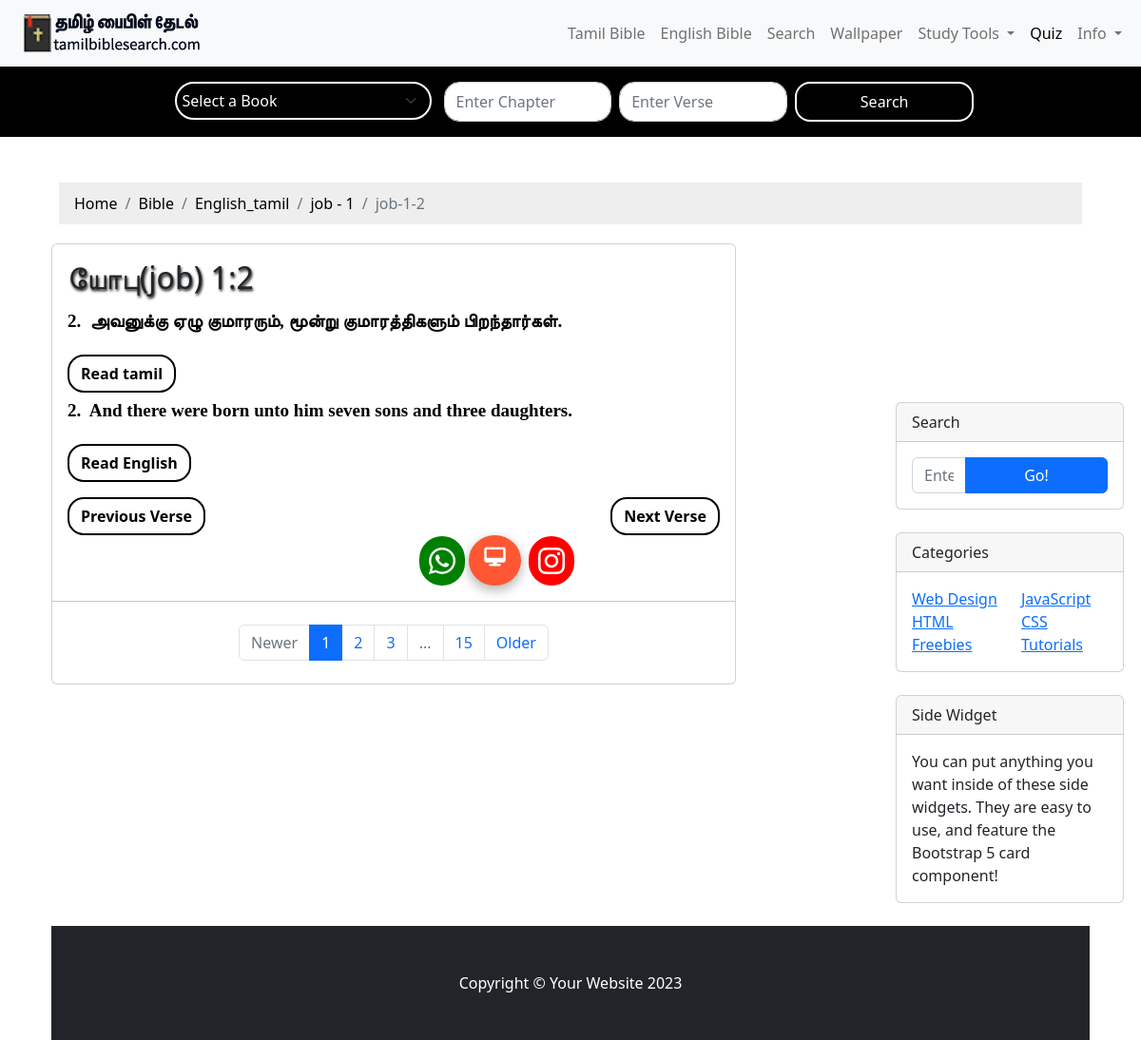
The page /englishtamil/job/1/2 on the database its author committed.
### myapp/models.py (models this page shows)
class BibleDb(models.Model):
    book = models.CharField(max_length=100)
    bookname = models.CharField(max_length=100)
    tamilname = models.CharField(max_length=10)
    chapter = models.CharField(max_length=100)  # Format "1:1", "2:10", etc.
    versecount = models.CharField(max_length=100)
    verse = models.TextField()
    kjv = models.TextField()

### myapp/views.py (the view)
# urls.py: path('englishtamil/<str:bookname>/<str:chapter>/<str:versecount>',views.verse_detail3,name='verse_detail3'),
def verse_detail3(request, bookname, chapter, versecount):
    print('test3')    # Get the Tamil book name for display
    tamilbook = BibleDb.objects.filter(bookname=bookname).first()
    book = tamilbook.tamilname
    bookname = bookname
    chapter = chapter
    versecount = versecount  # Ensure versecount is treated as an integer
    current_verse = get_object_or_404(BibleDb, bookname=bookname, chapter=chapter, versecount=versecount)
    previous_verse = BibleDb.objects.filter(id__lt=current_verse.id,bookname=bookname, chapter=chapter).order_by('-id').first()
    next_verse = BibleDb.objects.filter(id__gt=current_verse.id,bookname=bookname, chapter=chapter).order_by('id').first()
    old_test = OldTestamentBook.objects.all()
    new_test = NewTestamentBook.objects.all()
    bookschapter = [i.booknametamil for i in old_test] + [j.booknametamil for j in new_test]
    verse_details = BibleDb.objects.filter(bookname=bookname, chapter=chapter, versecount=versecount)
    breadcrumbs = [
        {'name': 'Home', 'url': '/'},
        {'name': 'Bible', 'url': '/tamil/'},
        {'name':'English_tamil','url':f'/english/{bookname}/{chapter}/'},
        {'name': f'{bookname} -  {chapter}', 'url': f'/englishh/{bookname}/{chapter}/'},
        {'name':f'{bookname}-{chapter}-{versecount}','url':None },
    ]
    return render(request, 'verse_detail3.html', {
        "verse_details": verse_details,
        "bookschapter": bookschapter,
        'books': BibleDb.objects.values('bookname').distinct(),
        "book": book,
        "bookname": bookname,
        "chapter": chapter,
        "versecount": versecount,
        "previous_verse": previous_verse,
        "next_verse": next_verse,
        "breadcrumbs": breadcrumbs,
    })

### myapp/templates/verse_detail3.html (shortened to what this page needs)
{% extends 'base_english.html' %}
{% load static %}
{% block content %}
<!DOCTYPE html>
<html lang="en">
<head>
    <link rel="stylesheet" href="https://cdnjs.cloudflare.com/ajax/libs/font-awesome/6.7.1/css/all.min.css"
 />
    <link href="css/styles.css" rel="stylesheet" />
</head>
<body>
    <div class="container mt-4">
        <nav aria-label="breadcrumb">
         <ol class="breadcrumb" style="padding: 10px 16px;
         list-style: none;
         background-color: #eee;
         margin: 20px;">
             {% for crumb in breadcrumbs %}
                 {% if crumb.url %}
                     <li class="breadcrumb-item">
                         <a href="{{ crumb.url }}" style="text-decoration: none;color: black;">{{ crumb.name }}</a>
                     </li>
                 {% else %}
                     <li class="breadcrumb-item active" aria-current="page">{{ crumb.name }}</li>
                 {% endif %}
             {% endfor %}
         </ol>
     </nav>
    <div class="container">
        <div class="row">
            <div class="col-lg-8">
                <div class="card mb-4">
                    <div class="card-body">
                        <h2 class="card-title" style="text-shadow: 1px 2px 3px #0a0700;">{{ book }}({{bookname}}) {{ chapter }}:{{versecount}}</h2>
                        {% for verse in verse_details %}
                        <p class="card-text" style="font-size: 19px;">
                            {{ verse.versecount }}.&nbsp; {{ verse.verse }}
                        </p>
                        {% endfor %}
                        <a href="{% url 'verse_detail' bookname chapter versecount %}" class="btn btn-primary"
                            style="border-radius: 17px;
                              background-color: white;
                              color: black;
                              border: 2px solid black;
                              font-weight: 600;"> Read tamil</a>
                        <br>
                        {% for verse in verse_details %}
                        <p class="card-text" style="font-size: 19px;">
                            {{ verse.versecount }}.&nbsp; {{ verse.kjv }}
                        </p>
                        {% endfor %}
                        <a href="{% url 'verse_detail_english' bookname chapter versecount %}" class="btn btn-primary"
                            style="border-radius: 17px;
                              background-color: white;
                              color: black;
                              border: 2px solid black;
                              font-weight: 600;"> Read English</a>
                        <div class="d-flex justify-content-between mt-3">
                            {% if previous_verse %}
                            <a href="{% url 'verse_detail2' bookname=bookname chapter=chapter versecount=previous_verse.versecount %}"
                                class="btn btn-secondary"
                                style="border-radius: 17px; background-color: white; color: black; border: 2px solid black; font-weight: 600;">
                                Previous Verse
                            </a>
                            {% endif %}
                            {% if next_verse %}
                            <a href="{% url 'verse_detail2' bookname=bookname chapter=chapter versecount=next_verse.versecount %}"
                                class="btn btn-secondary"
                                style="border-radius: 17px; background-color: white; color: black; border: 2px solid black; font-weight: 600;">
                                Next Verse
                            </a>
                            {% endif %}
                        </div>
                        <div style="margin-left: 370px; display: flex; align-items: center;">
                            <a href="https://api.whatsapp.com/send?text=Check out {{ songname }} - Chapter {{ chapter }}: {% for verse in verse_details %}{{ verse.versecount }}. {{ verse.verse }} {% endfor %}"
                                class="whatsapp" target="_blank">
                                <i class="fab fa-whatsapp"></i>
                            </a>&nbsp;
                            <a href="{  'verse' verse.bookname verse.chapter verse.versecount }"
                                class="text-decoration-none">
                                <i class="fa-solid fa-desktop"></i>
                            </a>
                            <a href="https://www.instagram.com/" class="instagram" target="_blank">
                                <i class="fab fa-instagram"></i>
                            </a>
                        </div>
                    </div>
                    <nav aria-label="Pagination">
                        <hr class="my-0" />
                        <ul class="pagination justify-content-center my-4">
                            <li class="page-item disabled"><a class="page-link" href="#" tabindex="-1"
                                    aria-disabled="true">Newer</a></li>
                            <li class="page-item active" aria-current="page"><a class="page-link" href="#!">1</a></li>
                            <li class="page-item"><a class="page-link" href="#!">2</a></li>
                            <li class="page-item"><a class="page-link" href="#!">3</a></li>
                            <li class="page-item disabled"><a class="page-link" href="#!">...</a></li>
                            <li class="page-item"><a class="page-link" href="#!">15</a></li>
                            <li class="page-item"><a class="page-link" href="#!">Older</a></li>
                        </ul>
                    </nav>
                </div>
                <div class="col-lg-4">
                    <div class="card mb-4">
                        <div class="card-header">Search</div>
                        <div class="card-body">
                            <div class="input-group">
                                <input class="form-control" type="text" placeholder="Enter search term..."
                                    aria-label="Enter search term..." aria-describedby="button-search" />
                                <button class="btn btn-primary" id="button-search" type="button">Go!</button>
                            </div>
                        </div>
                    </div>
                    <div class="card mb-4">
                        <div class="card-header">Categories</div>
                        <div class="card-body">
                            <div class="row">
                                <div class="col-sm-6">
                                    <ul class="list-unstyled mb-0">
                                        <li><a href="#!">Web Design</a></li>
                                        <li><a href="#!">HTML</a></li>
                                        <li><a href="#!">Freebies</a></li>
                                    </ul>
                                </div>
                                <div class="col-sm-6">
                                    <ul class="list-unstyled mb-0">
                                        <li><a href="#!">JavaScript</a></li>
                                        <li><a href="#!">CSS</a></li>
                                        <li><a href="#!">Tutorials</a></li>
                                    </ul>
                                </div>
                            </div>
                        </div>
                    </div>
                    <div class="card mb-4">
                        <div class="card-header">Side Widget</div>
                        <div class="card-body">You can put anything you want inside of these side widgets. They are easy
                            to use, and feature the Bootstrap 5 card component!</div>
                    </div>
                </div>
            </div>
        </div>
        <footer class="py-5 bg-dark">
            <div class="container">
                <p class="m-0 text-center text-white">Copyright &copy; Your Website 2023</p>
            </div>
        </footer>
</body>
{% endblock %}

### myapp/templates/base_english.html (style rules this page uses)
.form-select, .form-control { border-radius: 4px; background-color: black; border-color: white; color: white; box-shadow: none; }
@media (min-width: 769px) { select, input, button { flex: 1; min-width: 150px; } }

### rows shown on the page
BibleDb: tamilname "யோபு"
BibleDb: versecount "2", verse "அவனுக்கு ஏழு குமாரரும், மூன்று குமாரத்திகளும் பிறந்தார்கள்.", kjv "And there were born unto him seven sons and three daughters."

### other values the page prints
{{ crumb.name }} "Home" "Bible" "English_tamil" "job - 1"
{{ crumb.name }} "job-1-2"
{{ bookname }} "job"
{{ chapter }} "1"
{{ versecount }} "2"
